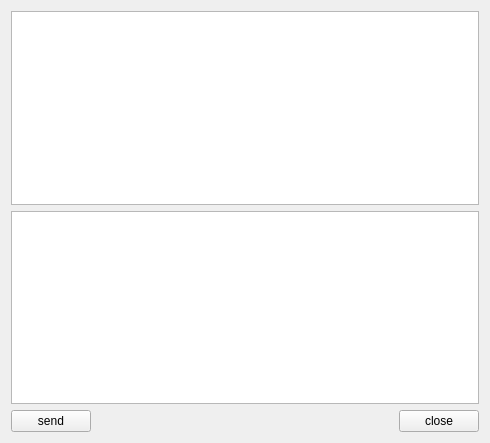
<?xml version="1.0" encoding="UTF-8"?>
<ui version="4.0">
 <class>ServerWidget</class>
 <widget class="QWidget" name="ServerWidget">
  <property name="geometry">
   <rect>
    <x>0</x>
    <y>0</y>
    <width>490</width>
    <height>443</height>
   </rect>
  </property>
  <property name="windowTitle">
   <string>ServerWidget</string>
  </property>
  <layout class="QGridLayout" name="gridLayout">
   <item row="0" column="0" colspan="3">
    <widget class="QTextEdit" name="textEditRead">
     <property name="readOnly">
      <bool>true</bool>
     </property>
    </widget>
   </item>
   <item row="1" column="0" colspan="3">
    <widget class="QTextEdit" name="textEditWrite"/>
   </item>
   <item row="2" column="0">
    <widget class="QPushButton" name="buttonSend">
     <property name="text">
      <string>send</string>
     </property>
    </widget>
   </item>
   <item row="2" column="1">
    <spacer name="horizontalSpacer">
     <property name="orientation">
      <enum>Qt::Horizontal</enum>
     </property>
     <property name="sizeHint" stdset="0">
      <size>
       <width>297</width>
       <height>20</height>
      </size>
     </property>
    </spacer>
   </item>
   <item row="2" column="2">
    <widget class="QPushButton" name="buttonClose">
     <property name="text">
      <string>close</string>
     </property>
    </widget>
   </item>
  </layout>
 </widget>
 <layoutdefault spacing="6" margin="11"/>
 <resources/>
 <connections/>
</ui>
